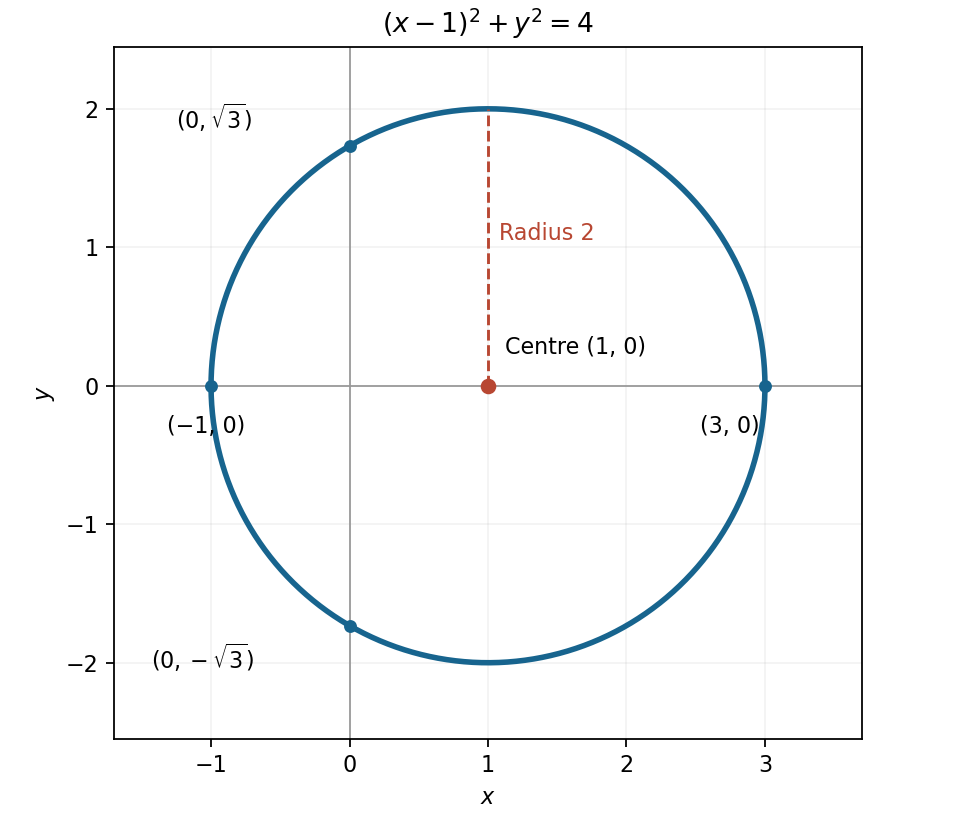

This figure's Python source:
"""Original exam-solution illustration; write the PNG basename to the cwd.

Tested with Python 3.14.4, NumPy 2.3.5 and Matplotlib 3.10.7.
"""
from pathlib import Path
import matplotlib
matplotlib.use("Agg")
import matplotlib.pyplot as plt
import numpy as np


def main():
    t=np.linspace(0,2*np.pi,600)
    fig,ax=plt.subplots(figsize=(6.1,5.1),layout="constrained",facecolor="white")
    ax.plot(1+2*np.cos(t),2*np.sin(t),color="#17648e",lw=2.5)
    ax.axhline(0,color="0.6",lw=.8);ax.axvline(0,color="0.6",lw=.8)
    ax.scatter([1],[0],color="#b84732",zorder=5)
    ax.annotate("Centre (1, 0)",(1,0),xytext=(1.12,.23),fontsize=10)
    ax.plot([1,1],[0,2],ls="--",color="#b84732",lw=1.3)
    ax.text(1.08,1.05,"Radius 2",color="#b84732")
    for xy,delta,label in [((-1,0),(-.32,-.34),"(−1, 0)"),((3,0),(-.47,-.34),"(3, 0)"),((0,np.sqrt(3)),(-1.25,.12),r"$(0,\sqrt{3})$"),((0,-np.sqrt(3)),(-1.43,-.31),r"$(0,-\sqrt{3})$")]:
        ax.scatter(*xy,s=23,color="#17648e",zorder=4)
        ax.text(xy[0]+delta[0],xy[1]+delta[1],label,fontsize=10)
    ax.set(xlim=(-1.7,3.7),ylim=(-2.55,2.45),xlabel="$x$",ylabel="$y$",title=r"$(x-1)^2+y^2=4$")
    ax.set_aspect("equal");ax.grid(alpha=.15)
    fig.savefig(Path("paper-1-circle-locus.png"),dpi=160,facecolor="white");plt.close(fig)


if __name__ == "__main__":
    main()
